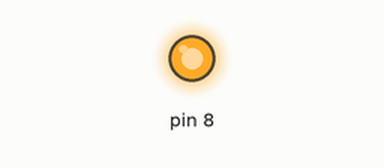
Recording of a sketch running on a simulated Arduino Uno, built with avr-gcc and run on an emulated ATmega328P. Parts: output pins drawn as LEDs (lit = HIGH).

Above: at 0.5 s.
At 17.2 s:
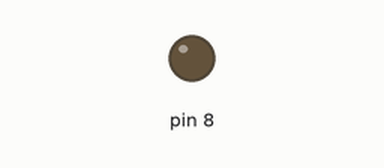
Timing chart, 0 to 20.5 s (numbered marks = the images above):
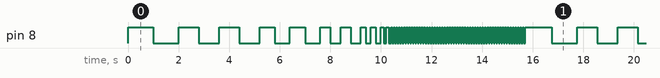

The sketch:

light_bulb_blinker.ino
```cpp
// C++ code
//
void setup()
{
  pinMode(8, OUTPUT);
}

void loop()
{
  digitalWrite(8, HIGH);
  delay(1000); // Wait for 1000 millisecond(s)
  digitalWrite(8, LOW);
  delay(1000); // Wait for 1000 millisecond(s)


  digitalWrite(8, HIGH);
  delay(800); // Wait for 1000 millisecond(s)
  digitalWrite(8, LOW);
  delay(800); // Wait for 1000 millisecond(s)
  digitalWrite(8, HIGH);
  delay(800); // Wait for 1000 millisecond(s)
  digitalWrite(8, LOW);
  delay(800);


  digitalWrite(8, HIGH);
  delay(600); // Wait for 1000 millisecond(s)
  digitalWrite(8, LOW);
  delay(600); // Wait for 1000 millisecond(s)
  digitalWrite(8, HIGH);
  delay(600); // Wait for 1000 millisecond(s)
  digitalWrite(8, LOW);
  delay(600); // Wait for 1000 millisecond(s)


  digitalWrite(8, HIGH);
  delay(400); // Wait for 1000 millisecond(s)
  digitalWrite(8, LOW);
  delay(400); // Wait for 1000 millisecond(s)

 digitalWrite(8, HIGH);
  delay(400); // Wait for 1000 millisecond(s)
  digitalWrite(8, LOW);
  delay(400); // Wait for 1000 millisecond(s)

  digitalWrite(8, HIGH);
  delay(200); // Wait for 1000 millisecond(s)
  digitalWrite(8, LOW);
  delay(200); // Wait for 1000 millisecond(s)
   digitalWrite(8, HIGH);
  delay(200); // Wait for 1000 millisecond(s)
  digitalWrite(8, LOW);
  delay(200); // Wait for 1000 millisecond(s)


  digitalWrite(8, HIGH);
  delay(100); // Wait for 1000 millisecond(s)
  digitalWrite(8, LOW);
  delay(100); // Wait for 1000 millisecond(s)
  digitalWrite(8, HIGH);
  delay(100); // Wait for 1000 millisecond(s)
  digitalWrite(8, LOW);
  delay(100); // Wait for 1000 millisecond(s)
for(int i=0;i<=25;i++){
  digitalWrite(8, HIGH);
  delay(50); // Wait for 150 millisecond(s)
  digitalWrite(8, LOW);
  delay(50); // Wait for 150 millisecond(s)
  digitalWrite(8, HIGH);
  delay(50); // Wait for 150 millisecond(s)
  digitalWrite(8, LOW);
  delay(50); // Wait for 150 millisecond(s)


}

  digitalWrite(8, HIGH);
  delay(50); // Wait for 1000 millisecond(s)
  digitalWrite(8, LOW);
  delay(50); // Wait for 1000 millisecond(s)


  digitalWrite(8, HIGH);
  delay(50);

}
```

Measured:
- by itself, pin 8: moves between LOW and HIGH, repeating every 15.8 s
